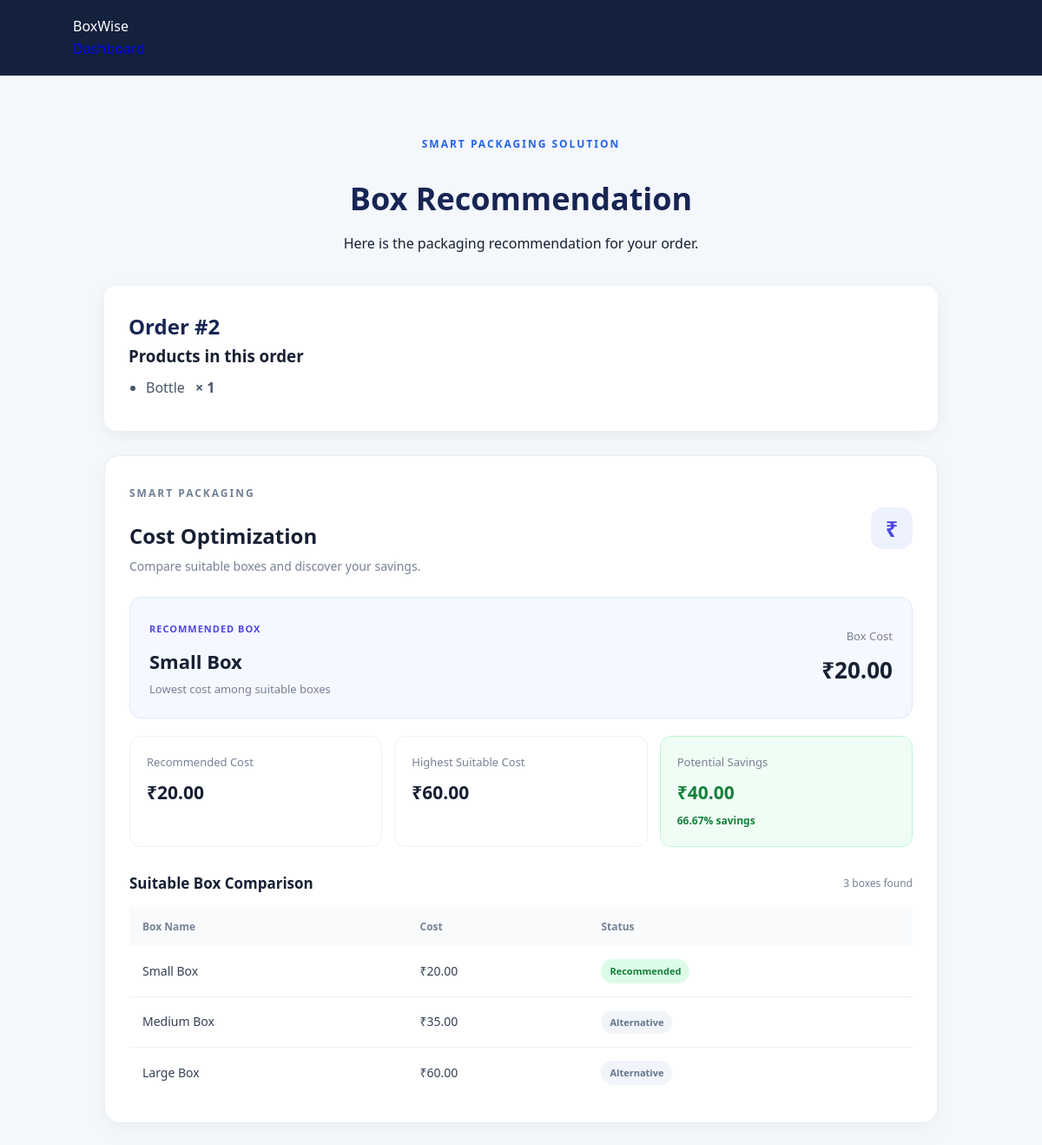
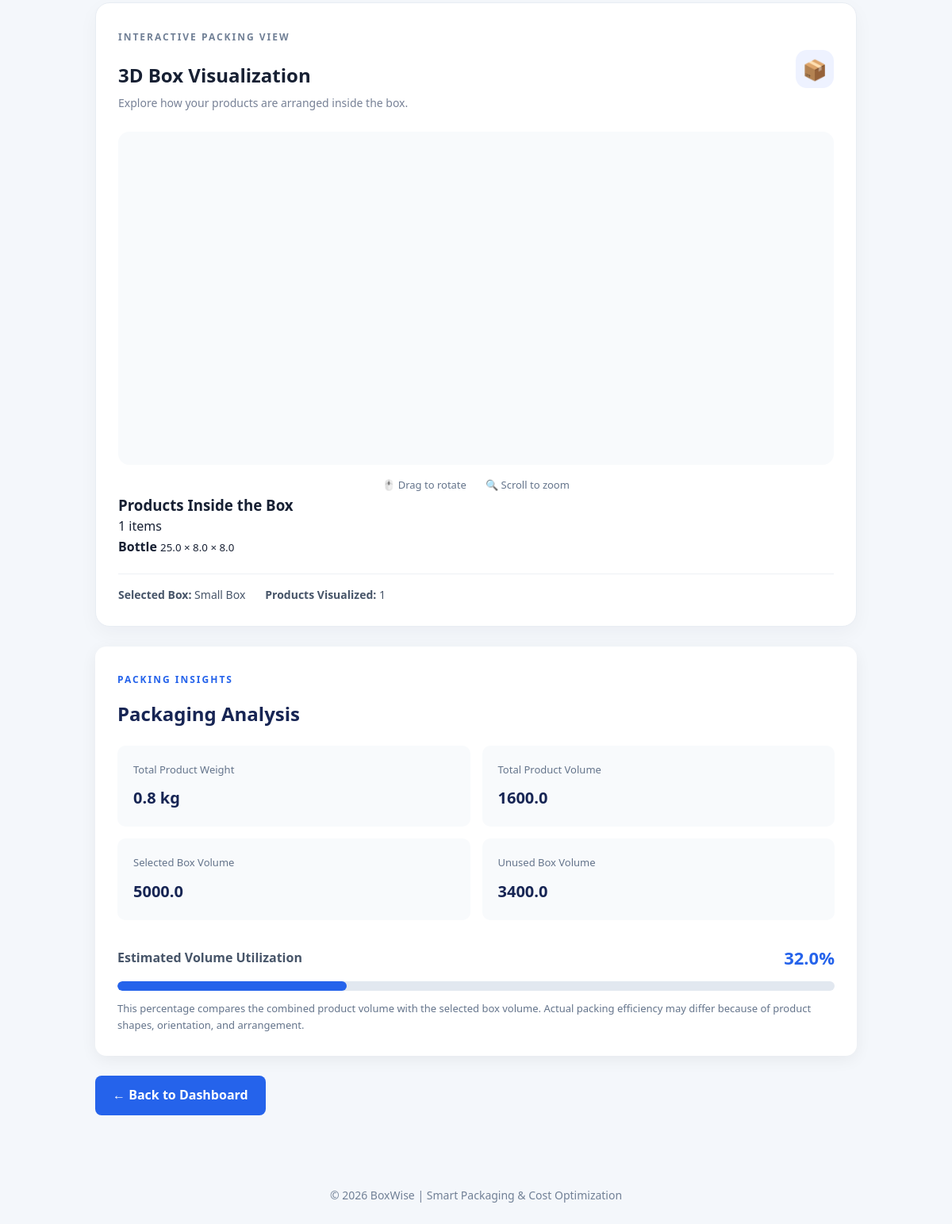
The app's page /order/2/ with its own data (2 pictures, top to bottom).
### boxes/models.py (models this page shows, shortened)
class Order(models.Model):
    created_at = models.DateTimeField(auto_now_add=True)
    products = models.ManyToManyField(
        Product,
        through="OrderItem"
    )

class OrderItem(models.Model):
    order = models.ForeignKey(
        Order,
        on_delete=models.CASCADE
    )
    product = models.ForeignKey(
        Product,
        on_delete=models.CASCADE
    )
    quantity = models.PositiveIntegerField(default=1)

class Product(models.Model):
    name = models.CharField(max_length=100)
    length = models.FloatField()
    width = models.FloatField()
    height = models.FloatField()
    weight = models.FloatField()

class ShippingBox(models.Model):
    name = models.CharField(max_length=100)
    length = models.FloatField()
    width = models.FloatField()
    height = models.FloatField()
    max_weight = models.FloatField()
    cost = models.DecimalField(
        max_digits=10,
        decimal_places=2
    )

### boxes/views.py (the view)
def order_recommendation(request, order_id):
    order = get_object_or_404(Order, pk=order_id)
    order_items = list(
        order.orderitem_set.select_related("product")
    )
    recommended_box = recommend_box(order)
    cost_analysis = get_cost_savings(
        order,
        recommended_box,
    )
    placements = (
        pack_products(order_items, recommended_box)
        if recommended_box
        else []
    )
    total_weight = sum(
        item.product.weight * item.quantity
        for item in order_items
    )
    total_product_volume = sum(
        item.product.length
        * item.product.width
        * item.product.height
        * item.quantity
        for item in order_items
    )
    if recommended_box:
        box_volume = (
            recommended_box.length
            * recommended_box.width
            * recommended_box.height
        )
        unused_volume = max(
            box_volume - total_product_volume,
            0,
        )
        utilization = (
            (total_product_volume / box_volume) * 100
            if box_volume > 0
            else 0
        )
        utilization = round(utilization, 2)
    else:
        box_volume = 0
        unused_volume = 0
        utilization = 0
    context = {
        "order": order,
        "recommended_box": recommended_box,
        **cost_analysis,
        "total_weight": total_weight,
        "total_product_volume": total_product_volume,
        "box_volume": box_volume,
        "unused_volume": unused_volume,
        "utilization": utilization,
        "placements": placements,
    }
    return render(
        request,
        "boxes/recommendation.html",
        context,
    )

### boxes/services.py (called while the page is built, shortened)
def get_orientations(product):
    dimensions = (
        product.length,
        product.width,
        product.height,
    )
    return set(permutations(dimensions))

def fits_in_space(item_dimensions, space_dimensions):
    return all(
        item_dimensions[i] <= space_dimensions[i]
        for i in range(3)
    )

def get_suitable_boxes(order):
    order_items = list(
        order.orderitem_set.select_related("product")
    )
    if not order_items:
        return []
    total_weight = sum(
        item.product.weight * item.quantity
        for item in order_items
    )
    candidate_boxes = ShippingBox.objects.filter(
        max_weight__gte=total_weight
    ).order_by("cost", "id")
    suitable_boxes = []
    for box in candidate_boxes:
        placements = pack_products(order_items, box)
        if placements is not None:
            suitable_boxes.append(box)
    return suitable_boxes

def recommend_box(order):
    suitable_boxes = get_suitable_boxes(order)
    if not suitable_boxes:
        return None
    return suitable_boxes[0]

def get_cost_savings(order, recommended_box=None):
    suitable_boxes = get_suitable_boxes(order)
    recommended_box = suitable_boxes[0]
    most_expensive_box = max(
        suitable_boxes,
        key=lambda box: (box.cost, box.id),
    )
    recommended_cost = recommended_box.cost
    most_expensive_cost = most_expensive_box.cost
    potential_savings = max(
        most_expensive_cost - recommended_cost,
        0,
    )
    savings_percentage = (
        potential_savings / most_expensive_cost * 100
        if most_expensive_cost > 0
        else 0
    )
    return {
        "suitable_boxes": suitable_boxes,
        "most_expensive_cost": most_expensive_cost,
        "potential_savings": round(
            potential_savings, 2
        ),
        "savings_percentage": round(
            savings_percentage, 2
        ),
    }

### boxes/templates/boxes/recommendation.html (shortened to what this page needs)
{% load static %}
<!DOCTYPE html>
<html lang="en">
<head>
    <link rel="stylesheet" href="{% static 'boxes/style.css' %}">
</head>
<body>
<header class="navbar">
    <div class="logo">BoxWise</div>
    <a href="{% url 'boxes:home' %}" class="nav-link">Dashboard</a>
</header>
<main class="recommendation-container">
    <section class="recommendation-heading">
        <p class="eyebrow">SMART PACKAGING SOLUTION</p>
        <h1>Box Recommendation</h1>
        <p>Here is the packaging recommendation for your order.</p>
    </section>
    <section class="order-summary card">
        <h2>Order #{{ order.id }}</h2>
        <h3>Products in this order</h3>
        <ul>
            {% for item in order.orderitem_set.all %}
                <li>
                    {{ item.product.name }}
                    <span>× {{ item.quantity }}</span>
                </li>
            {% empty %}
                <li>No products found in this order.</li>
            {% endfor %}
        </ul>
    </section>
    {% if recommended_box %}
    <section class="cost-optimization card">
        <div class="section-heading">
            <div>
                <p class="eyebrow">SMART PACKAGING</p>
                <h2>Cost Optimization</h2>
                <p>Compare suitable boxes and discover your savings.</p>
            </div>
            <div class="optimization-icon">₹</div>
        </div>
        <div class="cost-highlight">
            <div>
                <span class="highlight-label">RECOMMENDED BOX</span>
                <h3>{{ recommended_box.name }}</h3>
                <p>Lowest cost among suitable boxes</p>
            </div>
            <div class="recommended-price">
                <span>Box Cost</span>
                <strong>
                    ₹{{ recommended_box.cost|floatformat:2 }}
                </strong>
            </div>
        </div>
        <div class="cost-stats">
            <div class="cost-stat">
                <span>Recommended Cost</span>
                <strong>
                    ₹{{ recommended_box.cost|floatformat:2 }}
                </strong>
            </div>
            <div class="cost-stat">
                <span>Highest Suitable Cost</span>
                <strong>
                    {% if most_expensive_cost != None %}
                        ₹{{ most_expensive_cost|floatformat:2 }}
                    {% else %}
                        —
                    {% endif %}
                </strong>
            </div>
            <div class="cost-stat savings-stat">
                <span>Potential Savings</span>
                <strong>
                    ₹{{ potential_savings|floatformat:2 }}
                </strong>
                <small>{{ savings_percentage }}% savings</small>
            </div>
        </div>
        <div class="suitable-boxes">
            <div class="comparison-heading">
                <h3>Suitable Box Comparison</h3>
                <span>
                    {{ suitable_boxes|length }} boxes found
                </span>
            </div>
            <div class="comparison-table-wrapper">
                <table class="comparison-table">
                    <thead>
                        <tr>
                            <th>Box Name</th>
                            <th>Cost</th>
                            <th>Status</th>
                        </tr>
                    </thead>
                    <tbody>
                        {% for box in suitable_boxes %}
                        <tr>
                            <td>{{ box.name }}</td>
                            <td>
                                ₹{{ box.cost|floatformat:2 }}
                            </td>
                            <td>
                                {% if box.id == recommended_box.id %}
                                    <span class="recommended-label">
                                        Recommended
                                    </span>
                                {% else %}
                                    <span class="alternative-label">
                                        Alternative
                                    </span>
                                {% endif %}
                            </td>
                        </tr>
                        {% endfor %}
                    </tbody>
                </table>
            </div>
        </div>
    </section>
    <section class="visualization-section card">
        <div class="section-heading">
            <div>
                <p class="eyebrow">INTERACTIVE PACKING VIEW</p>
                <h2>3D Box Visualization</h2>
                <p>
                    Explore how your products are arranged inside the box.
                </p>
            </div>
            <div class="optimization-icon">📦</div>
        </div>
        <div id="box-3d-container" class="box-3d-container"></div>
        <div class="visualization-help">
    <span>🖱️ Drag to rotate</span>
    <span>🔍 Scroll to zoom</span>
</div>
<div class="product-legend">
    <div class="legend-heading">
        <h3>Products Inside the Box</h3>
        <span>{{ placements|length }} items</span>
    </div>
    <div class="legend-grid">
        {% for product in placements %}
        <div class="legend-item">
            <div class="legend-info">
                <strong>{{ product.name }}</strong>
                <small>
                    {{ product.length }} ×
                    {{ product.width }} ×
                    {{ product.height }}
                </small>
            </div>
        </div>
        {% endfor %}
    </div>
</div>
        <div class="visualization-details">
            <p>
                <strong>Selected Box:</strong>
                {{ recommended_box.name }}
            </p>
            <p>
                <strong>Products Visualized:</strong>
                {{ placements|length }}
            </p>
        </div>
    </section>
    <section class="packing-analysis card">
        <p class="eyebrow">PACKING INSIGHTS</p>
        <h2>Packaging Analysis</h2>
        <div class="analysis-grid">
            <div class="analysis-item">
                <span>Total Product Weight</span>
                <strong>{{ total_weight }} kg</strong>
            </div>
            <div class="analysis-item">
                <span>Total Product Volume</span>
                <strong>{{ total_product_volume }}</strong>
            </div>
            <div class="analysis-item">
                <span>Selected Box Volume</span>
                <strong>{{ box_volume }}</strong>
            </div>
            <div class="analysis-item">
                <span>Unused Box Volume</span>
                <strong>{{ unused_volume }}</strong>
            </div>
        </div>
        <div class="utilization-section">
            <div class="utilization-header">
                <span>Estimated Volume Utilization</span>
                <strong>{{ utilization }}%</strong>
            </div>
            <div
                class="progress-track"
                role="progressbar"
                aria-label="Estimated volume utilization"
                aria-valuemin="0"
                aria-valuemax="100"
                aria-valuenow="{{ utilization }}"
            >
                <div
                    class="progress-fill"
                    style="--progress-width: {{ utilization }}%;"
                ></div>
            </div>
            <p>
                This percentage compares the combined product volume
                with the selected box volume. Actual packing efficiency
                may differ because of product shapes, orientation,
                and arrangement.
            </p>
        </div>
    </section>
    {% endif %}
    <a href="{% url 'boxes:home' %}" class="back-button">
        &larr; Back to Dashboard
    </a>
</main>
<footer class="footer">
    <p>© 2026 BoxWise | Smart Packaging & Cost Optimization</p>
</footer>
</body>
</html>

### records on screen
Order: id "2"
OrderItem: product.name "Bottle", quantity "1"
ShippingBox: name "Small Box", cost "20.00", shows "Recommended"
ShippingBox: cost "60.00", name "Large Box", shows "Alternative"
ShippingBox: name "Medium Box", cost "35.00", shows "Alternative"
Product: name "Bottle", length "25.0", width "8.0", height "8.0"

### other values on screen
{{ potential_savings|floatformat:2 }} "40.00"
{{ savings_percentage }} "66.67"
{{ suitable_boxes|length }} "3"
{{ placements|length }} "1"
{{ total_weight }} "0.8"
{{ total_product_volume }} "1600.0"
{{ box_volume }} "5000.0"
{{ unused_volume }} "3400.0"
{{ utilization }} "32.0"
